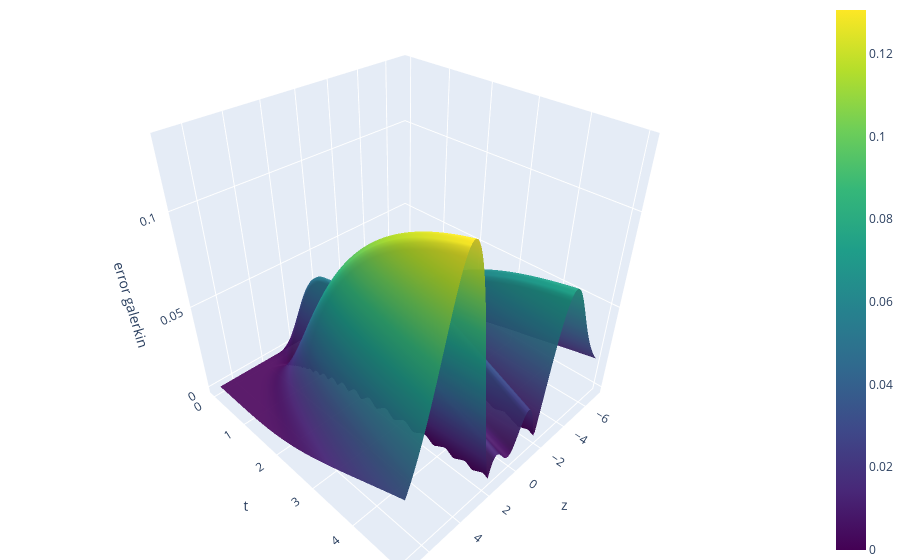

Notebook code cell kept with this figure:
### Code cell
plot_sim_result(z_vals, t_vals, np.abs(X_tr-X_gal), 'error galerkin')

### Figure 1 — Plotly figure (JSON) as saved in the notebook; plotly's stock layout.template omitted (floating-point values rounded to 4 significant figures; data arrays with more than 128 entries replaced by an {"elided": "..."} marker saying what was removed)
{"data": [{"colorscale": [[0, "#440154"], [0.1111, "#482878"], [0.2222, "#3e4989"], [0.3333, "#31688e"], [0.4444, "#26828e"], [0.5556, "#1f9e89"], [0.6667, "#35b779"], [0.7778, "#6ece58"], [0.8889, "#b5de2b"], [1, "#fde725"]], "contours": {"z": {"highlight": false, "usecolormap": true}}, "opacity": 0.95, "type": "surface", "x": {"elided": "141 float values"}, "y": [0.0, 0.05, 0.1, 0.15, 0.2, 0.25, 0.3, 0.35, 0.4, 0.45, 0.5, 0.55, 0.6, 0.65, 0.7, 0.75, 0.8, 0.85, 0.9, 0.95, 1.0, 1.05, 1.1, 1.15, 1.2, 1.25, 1.3, 1.35, 1.4, 1.45, 1.5, 1.55, 1.6, 1.65, 1.7, 1.75, 1.8, 1.85, 1.9, 1.95, 2.0, 2.05, 2.1, 2.15, 2.2, 2.25, 2.3, 2.35, 2.4, 2.45, 2.5, 2.55, 2.6, 2.65, 2.7, 2.75, 2.8, 2.85, 2.9, 2.95, 3.0, 3.05, 3.1, 3.15, 3.2, 3.25, 3.3, 3.35, 3.4, 3.45, 3.5, 3.55, 3.6, 3.65, 3.7, 3.75, 3.8, 3.85, 3.9, 3.95, 4.0, 4.05, 4.1, 4.15, 4.2, 4.25, 4.3, 4.35, 4.4, 4.45, 4.5, 4.55, 4.6, 4.65, 4.7, 4.75, 4.8, 4.85, 4.9, 4.95, 5.0], "z": {"elided": "101x141 float values"}}], "layout": {"autosize": true, "margin": {"b": 0, "l": 0, "r": 0, "t": 0}, "scene": {"xaxis": {"title": {"text": "z"}}, "yaxis": {"title": {"text": "t"}}, "zaxis": {"title": {"text": "error galerkin"}}}}}
